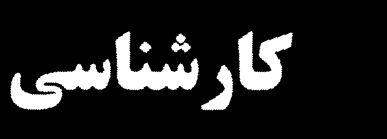
#> input picture Convert table image to Excel/OCR/all_words_in_img/word10.png, 387 x 139 px
$ python -i segmentation_words.py   (imports and definitions only)   (older library calls are emulated)
#> lines starting #> are read from the running program, lines starting #| are printed output that depends on the picture; after the words box and inside, x2 and y2 are one past the last pixel; in counts of white or black regions, pixels touching at a corner belong together
### Convert table image to Excel/OCR/segmentation_word_code/before_segmentation.py
import cv2
import numpy as np

def image_for_detection(raw_image):

	#remove tiny noises by blurring
	sm_image = cv2.GaussianBlur(raw_image,(5,5),0)

	#binarize
	ret, bw_image = cv2.threshold(sm_image,0,255,cv2.THRESH_BINARY_INV+cv2.THRESH_OTSU)

	#dilate
	kernel = np.ones((2,2),np.uint8)
	bw_image = cv2.dilate(bw_image,kernel)

	return bw_image

def image_for_extraction(raw_image):

	raw_image = cv2.GaussianBlur(raw_image,(3,3),0)

	ret,no_sm_bw_image = cv2.threshold(raw_image,0,255,cv2.THRESH_BINARY_INV+cv2.THRESH_OTSU)

	return no_sm_bw_image

def getTransformationMatrix(img):
	#Find all white pixels
	pts = np.empty([0,0])
	pts = cv2.findNonZero(img)

	#Get rotated rect of white pixels
	rect = cv2.minAreaRect(pts)
	# rect[0] has the center of rectangle, rect[1] has width and height, rect[2] has the angle
	# To draw the rotated box and save the png image, uncomment below
	drawrect = img.copy()
	drawrect = cv2.cvtColor(drawrect, cv2.COLOR_GRAY2BGR)
	box = cv2.boxPoints(rect)
	box = np.int32(box) # box now has four vertices of rotated rectangle
	cv2.drawContours(drawrect,[box],0,(0,0,255),5)
	cv2.imwrite('out/rotated_rect.png', drawrect) # @@@@@

	#Change rotation angle if the tilt is in another direction
	rect = list(rect)
	#convert rect back to numpy/tuple

	#Rotate the image according to the found angle
	rotated_image = np.empty([0,0])
	M = cv2.getRotationMatrix2D(rect[0], rect[2], 1.0)
	#returns the transformation matrix for this rotation
	return M

def rotate(image, M):
	return cv2.warpAffine(image, M, (image.shape[1],image.shape[0]))

### Convert table image to Excel/OCR/segmentation_word_code/functions_lines.py
import cv2
import numpy as np

def findLines(bw_image, LinesThres):
	# making horizontal projections

	horProj = cv2.reduce(bw_image, 1, cv2.REDUCE_AVG, dtype=cv2.CV_32F)

	# make hist - same dimension as horProj - if 0 (space), then True, else False
	th = 0; # black pixels threshold value. this represents the space lines
	hist = horProj <= th

	#Get mean coordinate of white white pixels groups
	ycoords = []
	y = 0
	count = 0
	isSpace = False

	for i in range(0, bw_image.shape[0]):

		if (not isSpace):
			if (hist[i]): #if space is detected, get the first starting y-coordinates and start count at 1
				isSpace = True
				count = 1
				y = i
		else:
			if (not hist[i]):
				isSpace = False
				#when smoothing, thin letters will breakdown, creating a new blank lines or pixel rows, but the count will be small, so we set a threshold.
				if (count >=LinesThres):
					ycoords.append(y // count)
			else:
				y = y + i
				count = count + 1

	ycoords.append(y // count)

	#returns y-coordinates of the lines found
	return ycoords

def LinesMedian(bw_image):
	# making horizontal projections

	horProj = cv2.reduce(bw_image, 1, cv2.REDUCE_AVG, dtype=cv2.CV_32F)

	# make hist - same dimension as horProj - if 0 (space), then True, else False
	th = 0; # black pixels threshold value. this represents the space lines
	hist = horProj <= th

	#Get mean coordinate of white white pixels groups
	ycoords = []
	y = 0
	count = 0
	isSpace = False
	median_count = []

	for i in range(0, bw_image.shape[0]):

		if (not isSpace):
			if (hist[i]): #if space is detected, get the first starting y-coordinates and start count at 1
				isSpace = True
				count = 1
				#y = i
		else:
			if (not hist[i]):
				isSpace = False
				median_count.append(count)
			else:
				#y = y + i
				count = count + 1
	median_count.append(count)
	#ycoords.append(y / count)

	#returns counts of each blank rows of each of the lines found
	return median_count

def get_lines_threshold(percent, img_for_det):
	ThresPercent = percent
	LinMed = LinesMedian(img_for_det)
	LinMed = sorted(LinMed)
	LinesThres = LinMed[int(len(LinMed)/3)]*(ThresPercent/100.0)
	LinesThres = int(LinesThres)
	return LinesThres

### Convert table image to Excel/OCR/segmentation_word_code/segmentation_words.py
import cv2
import numpy as np

from segmentation_word_code.before_segmentation import image_for_detection
from segmentation_word_code.before_segmentation import image_for_extraction
from segmentation_word_code.before_segmentation import getTransformationMatrix
from segmentation_word_code.before_segmentation import rotate


from segmentation_word_code.functions_lines import findLines
from segmentation_word_code.functions_lines import get_lines_threshold

from segmentation_word_code.functions_words import findSpaces
from segmentation_word_code.functions_words import get_spaces_threshold


def get_words(raw_image):

    # Returns a list/array of all the words found along with the number of words on each line.

    # preprocessing of the image

    # img_for_det used for detecting the character and lines boundaries
    img_for_det = image_for_detection(raw_image)
    cv2.imwrite('out/img_for_detection1.png', img_for_det)  # @@@@@
    # img_for_ext used for the actual extraction of the characters
    img_for_ext = image_for_extraction(raw_image)
    cv2.imwrite('out/img_for_extraction1.png', img_for_ext)  # @@@@@
    # get the rotated angle of the tilt
    M = getTransformationMatrix(img_for_det)  # M is transformation matrix
    # rotate the iamge with M
    img_for_det = rotate(img_for_det, M)
    # rotate image that will be used for extraction too
    img_for_ext = rotate(img_for_ext, M)

    # for debugging purpose, we also write the images to files
    cv2.imwrite('out/img_for_detection2.png', img_for_det)  # @@@@@
    cv2.imwrite('out/img_for_extraction2.png', img_for_ext)  # @@@@@

    # get threshold to determine how much gap should be considered as the line gap
    LinesThres = get_lines_threshold(40, img_for_det)
    ycoords = findLines(img_for_det, LinesThres)

    # save image with lines printed ==========
    img_with_lines = img_for_ext.copy()
    for i in ycoords:
        cv2.line(img_with_lines, (0, i),
                 (img_with_lines.shape[1], i), (255, 0, 0), 1)
    cv2.imwrite('out/img_with_lines.png', img_with_lines) # @@@@@
    # ==========

    # =========== lines detection finish - ===========================

    # calculate max_line_height on each line
    max_height_on_line = []
    for i in range(0, len(ycoords)-1):  # iterate line

        line = img_for_ext[range(ycoords[i], ycoords[i+1])]

        # to find max_line_height of each line we find contours again in this line only
        contour0 = cv2.findContours(
            line.copy(), cv2.RETR_EXTERNAL, cv2.CHAIN_APPROX_SIMPLE)
        contours = [cv2.approxPolyDP(cnt, 2, True) for cnt in contour0[0]]

        # === Extract Bounding Rectangles
        maxArea = 0
        rect = []
        for ctr in contours:
            maxArea = max(maxArea, cv2.contourArea(ctr))

        areaRatio = 0.008

        for ctr in contours:
            if cv2.contourArea(ctr) > maxArea * areaRatio:
                rect.append(cv2.boundingRect(cv2.approxPolyDP(ctr, 1, True)))

        # Find max_line_height and width
        max_line_height = 0

        for i in rect:
            x = i[0]
            y = i[1]
            w = i[2]
            h = i[3]

            if (h > max_line_height):
                max_line_height = h

        max_height_on_line.append(max_line_height)

    # =========== space in a line detection begins ===================

    # get the threshold to determine how much gap should be considered as the space between the words
    threshold_space = get_spaces_threshold(ycoords, img_for_det)

    # split lines based on the ycoords of the detected lines
    # each line is put into the var 'line' and the words are found
    # based on the threshold_space value.

    words_on_line = []
    all_words = []
    count = 0
    number_of_words = 0

    for i in range(0, len(ycoords)-1):  # iterate line

        line = img_for_det[range(ycoords[i], ycoords[i+1])]
        # cv2.imwrite('img/'+str(i)+'.png', line)

        # finding the x-coordinates of the spaces
        xcoords = findSpaces(line, threshold_space)

        # print len(xcoords)
        for x in xcoords:
            cv2.line(line, (x, 0), (x, line.shape[0]), (255, 0, 0), 1)

        cv2.imwrite('out/xcoords'+str(i)+'.png', line) # @@@@@
        xcoords.reverse()
        count = 0

        for j in range(0, len(xcoords)-1):  # iterate words

            # use image with no smoothing
            line = img_for_ext[range(ycoords[i], ycoords[i+1])]

            word = line[:, xcoords[j+1]: xcoords[j]]
            all_words.append(word)
            # cv2.imwrite('img/words/'+str(number_of_words)+'.png', word)
            cv2.imwrite('all_words_in_img/word'+str(i)+str(j)+'.png', word) # @@@@@
            count = count + 1
            number_of_words = number_of_words + 1
            # Generate space here
        words_on_line.append(count)
        # Line Change

    return all_words, words_on_line, max_height_on_line

>>> import cv2
>>> picture = cv2.imread('../all_words_in_img/word10.png', cv2.IMREAD_GRAYSCALE)
#> picture is the input picture: shape (139, 387); min 0, max 255, mean 33.4
>>> result = get_words(picture)
#> in image_for_detection, `sm_image = cv2.GaussianBlur(raw_image,(5,5),0)`:
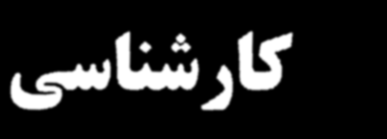
#> sm_image: shape (139, 387); min 0, max 255, mean 33.4
#> in image_for_detection, `ret, bw_image = cv2.threshold(sm_image,0,255,cv2.THRESH_BINARY_INV+cv2..`:
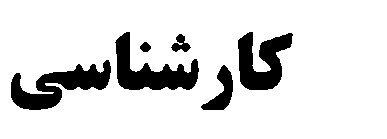
#> bw_image: shape (139, 387); 86.7% white; 6 black regions, box (x1, y1, x2, y2) and area: (11, 60, 111, 110) 2260, (115, 32, 199, 90) 2093, (238, 32, 293, 90) 1910, (201, 65, 233, 110) 634, (171, 34, 191, 52) 189, (140, 42, 151, 52) 78
#> in image_for_detection, `ret, bw_image = cv2.threshold(sm_image,0,255,cv2.THRESH_BINARY_INV+cv2..`: ret = 118
#> in image_for_detection, `bw_image = cv2.dilate(bw_image,kernel)`:
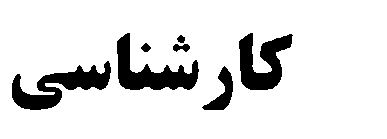
#> bw_image: shape (139, 387); 88.1% white; 7 black regions, largest, box (x1, y1, x2, y2) and area: (12, 61, 111, 110) 2024, (117, 33, 199, 90) 1905, (239, 33, 293, 90) 1739
#> in image_for_extraction, `ret,no_sm_bw_image = cv2.threshold(raw_image,0,255,cv2.THRESH_BINARY_I..`:
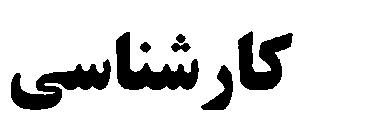
#> no_sm_bw_image: shape (139, 387); 86.8% white; 7 black regions, largest, box (x1, y1, x2, y2) and area: (11, 59, 111, 110) 2251, (116, 32, 199, 90) 2078, (238, 31, 293, 90) 1897
#> in image_for_extraction, `ret,no_sm_bw_image = cv2.threshold(raw_image,0,255,cv2.THRESH_BINARY_I..`: ret = 120
#> in getTransformationMatrix, `pts = cv2.findNonZero(img)`: pts = contour of 47377 points, box (x1, y1, x2, y2) (0, 0, 387, 139), area 0
#> in getTransformationMatrix, `rect = cv2.minAreaRect(pts)`: rect = ((193, 69), (138, 386), -90)
#> in getTransformationMatrix, `box = cv2.boxPoints(rect)`: box = [[386, 138], [-4.23e-15, 138], [0, 0], [386, 0]]
#> in getTransformationMatrix, `box = np.int32(box)`: box = [[386, 138], [0, 138], [0, 0], [386, 0]]
#> in getTransformationMatrix, `cv2.drawContours(drawrect,[box],0,(0,0,255),5)`:
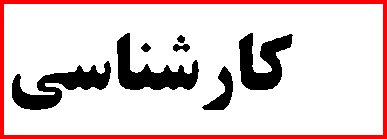
#> drawrect: shape (139, 387, 3); mean B, G, R 204.9, 204.9, 224.6
#> in getTransformationMatrix, `rect = list(rect)`: rect = [(193, 69), (138, 386), -90]
#> in getTransformationMatrix, `M = cv2.getRotationMatrix2D(rect[0], rect[2], 1.0)`: M = [[6.12e-17, -1, 262], [1, 6.12e-17, -124]]
#> in rotate, `return cv2.warpAffine(image, M, (image.shape[1],image.shape[0]))`:
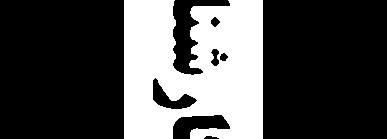
#> returned value: shape (139, 387); 29.9% white; 1 white region, box (x1, y1, x2, y2) and area: (124, 0, 263, 139) 16103
#> in rotate (call 2), `return cv2.warpAffine(image, M, (image.shape[1],image.shape[0]))`:
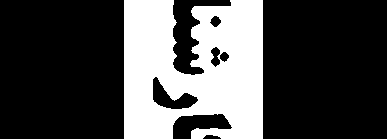
#> returned value: shape (139, 387); 29.3% white; 1 white region, box (x1, y1, x2, y2) and area: (124, 0, 263, 139) 15738
#> in LinesMedian, `horProj = cv2.reduce(bw_image, 1, cv2.REDUCE_AVG, dtype=cv2.CV_32F)`: horProj = 139 values, max 91.59 at index 75, min 54.03 at index 126, mean 76.33
#> after the loop in LinesMedian, `for i in range(0, bw_image.shape[0]):`: count = 0; median_count = []
#> in get_lines_threshold, `LinMed = LinesMedian(img_for_det)`: LinMed = [0]
#> in get_lines_threshold, `LinesThres = LinMed[int(len(LinMed)/3)]*(ThresPercent/100.0)`: LinesThres = 0
#> after the loop in findLines, `for i in range(0, bw_image.shape[0]):`: ycoords = []
#> (the run stopped early here; a loop or call above may not have finished)
